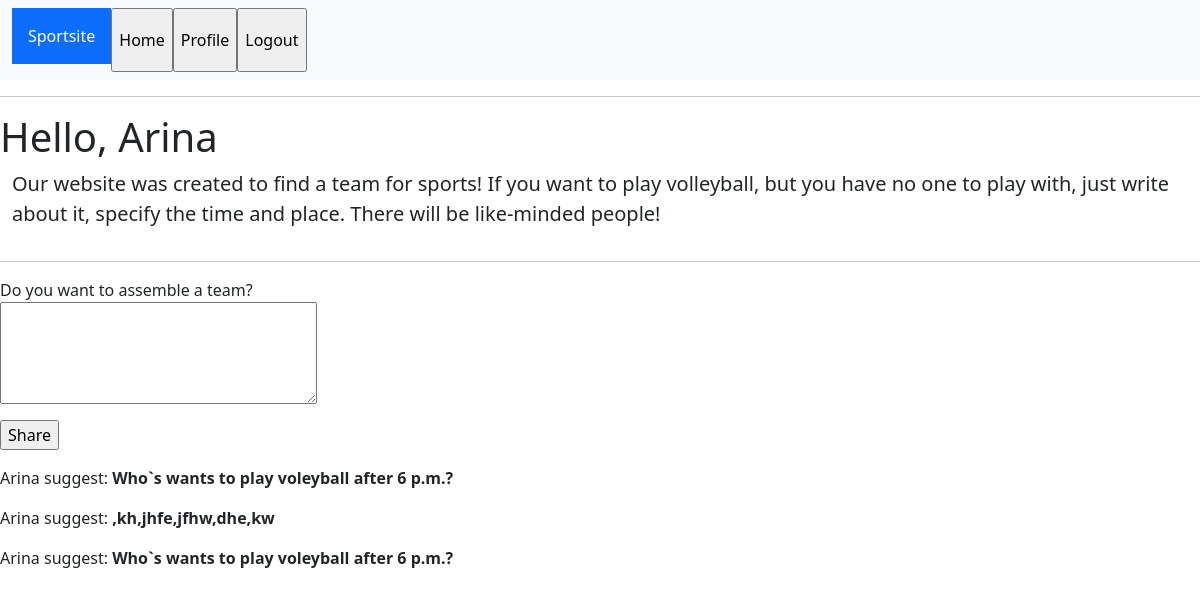
/general (signed in), run on an earlier commit of the app's database.
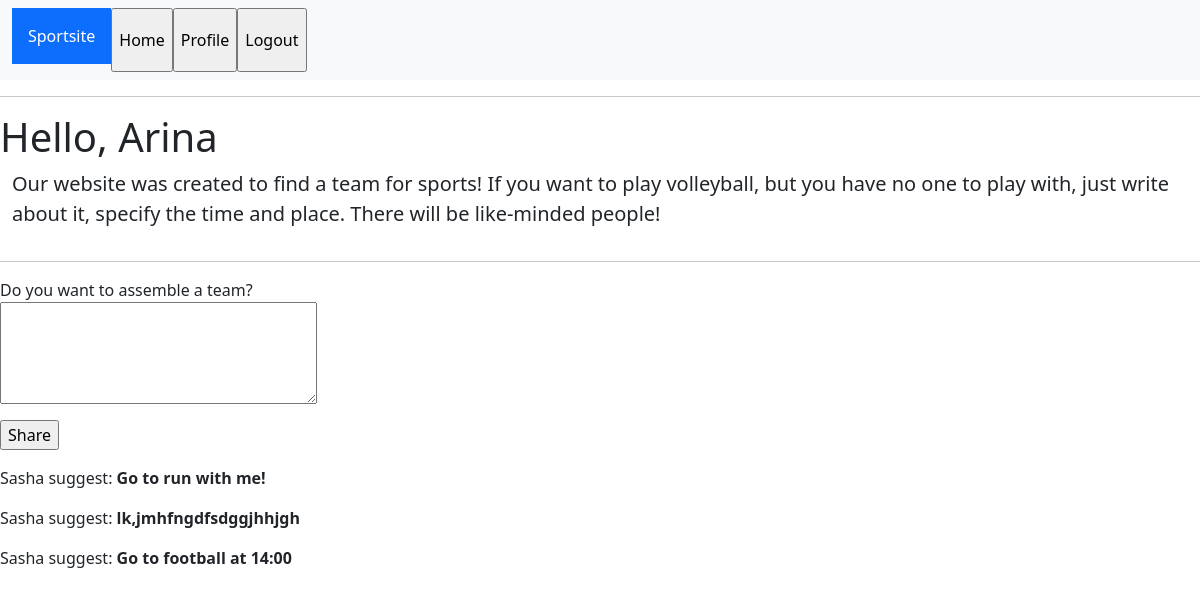
And on a later commit of the database.
### app/models.py (models this page shows, shortened)
class Events(db.Model):
    id = db.Column(db.Integer, primary_key=True)
    author = db.relationship('User')
    body = db.Column(db.String(140))
    timestamp = db.Column(db.DateTime, index=True, default=datetime.utcnow)
    user_id = db.Column(db.Integer, db.ForeignKey('user.id'))

class User(UserMixin, db.Model):
    id = db.Column(db.Integer, primary_key=True)
    username = db.Column(db.String(64), index=True, unique=True)
    email = db.Column(db.String(120), index=True, unique=True)
    password_hash = db.Column(db.String(128))
    events = db.relationship('Events', backref='sport', lazy='dynamic')
    about_me = db.Column(db.String(140))
    last_seen = db.Column(db.DateTime, default=datetime.utcnow())
    followed = db.relationship(
        'User', secondary=followers,
        primaryjoin=(followers.c.follower_id == id),
        secondaryjoin=(followers.c.followed_id == id),
        backref=db.backref('followers', lazy='dynamic'), lazy='dynamic')

### app/routes.py (the view)
@app.route('/', methods=['GET', 'POST'])
@app.route('/general', methods=['GET', 'POST'])
def general():
    events = Events.query.order_by(Events.timestamp).all()[-3:]
    form = EventsForm()
    if form.validate_on_submit():
        event = Events(body=form.event.data, user_id=current_user.id)
        db.session.add(event)
        db.session.commit()
        flash('You suggested an event!')
        return redirect(url_for('general'))
    if current_user.is_authenticated:
        user = User.query.filter_by(username=current_user.username).first_or_404()
        return render_template('general.html', title='Sport web-site', user=user, events=events, form=form)
    return render_template('general.html', title='Sport web-site')

### app/forms.py
class EventsForm(FlaskForm):
    event = TextAreaField('Do you want to assemble a team?', validators=[
        DataRequired(), Length(min=1, max=140)])
    submit = SubmitField('Share')

### app/models.py (called while the page is built)
@login.user_loader
def load_user(id):
    return User.query.get(int(id))

### app/routes.py (called while the page is built)
@app.before_request
def before_request():
    if current_user.is_authenticated:
        current_user.last_seen = datetime.utcnow()
        db.session.commit()

### app/templates/general.html (shortened to what this page needs)
{% extends "base.html" %}
{% block content %}
    {% if current_user.is_authenticated %}
    <h1>Hello, {{ user.username }}</h1>
    <div class="container-fluid">
        <div class="row jumbotron">
            <p class="lead">Our website was created to find a team for sports!
                If you want to play volleyball, but you have no one to play with,
                just write about it, specify the time and place.
                There will be like-minded people!</p>
        </div>
    </div>
    <hr>
    {% if form %}
    <form action="" method="post">
        <p>
            {{ form.event.label }}<br>
            {{ form.event(cols=32, rows=4) }}<br>
        </p>
        <p>{{ form.submit() }}</p>
    </form>
    {% endif %}
    {% for e in events %}
        <p>{{ e.author.username }} suggest: <b>{{ e.body }}</b></p>
    {% endfor %}
    {% endif %}
{% endblock %}

What changed in the data, as far as the page shows it:
no longer on this page (row unchanged): Events: author.username "Arina", body "Who`s wants to play voleyball after 6 p.m.?"
no longer on this page (row unchanged): Events: author.username "Arina", body ",kh,jhfe,jfhw,dhe,kw"
no longer on this page (row unchanged): Events: author.username "Arina", body "Who`s wants to play voleyball after 6 p.m.?"
added Events: author.username "Sasha", body "Go to run with me!"
added Events: author.username "Sasha", body "lk,jmhfngdfsdggjhhjgh"
added Events: author.username "Sasha", body "Go to football at 14:00"
